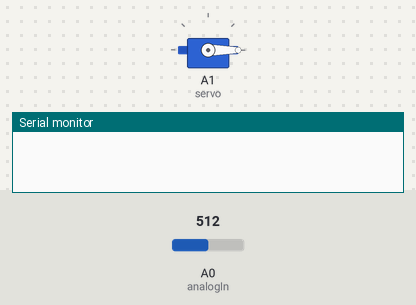
Bench run of a sketch on a simulated Arduino Uno, built with avr-gcc and run on an emulated ATmega328P. On the bench: servo, the last lines printed to the serial monitor. The inputs (shaded band) are chosen by the test bench; at power-on: A0 (analogIn) = 512.

Above: at 0.05 s.
At 1.35 s:
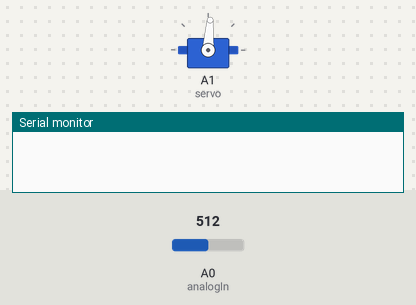
At 2.65 s:
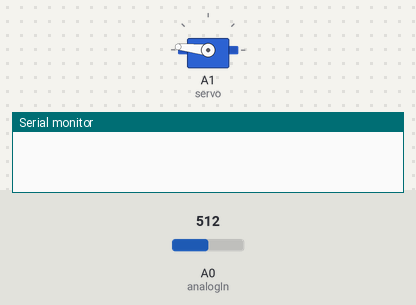
At 5.25 s:
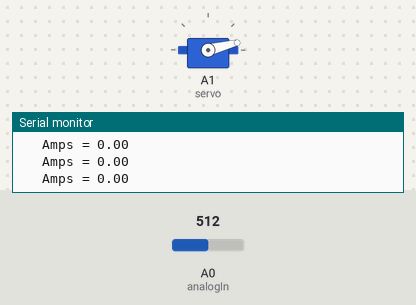
Timing chart, 0 to 7.0 s (numbered marks = the images above):
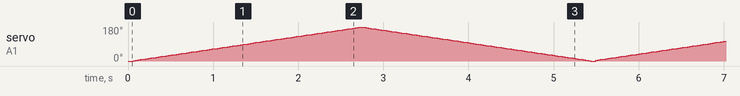

The sketch:

servo.ino
```cpp
#include <Servo.h> // подключаем библиотеку для работы с сервоприводом

Servo servo; // объявляем переменную servo типа "servo1"
const int analogIn = A0;
int mVperAmp = 185; // use 185 for 5A Module, 100 for 20A Module, 66 for 30A Module
int RawValue= 0;
int ACSoffset = 2500;
double Voltage = 0;
double Amps = 0;
int i;
uint32_t tmr1;
uint32_t tmr2;
uint32_t tmr3;
uint32_t tmr4;
bool flag;

void setup() {
   servo.attach(A1); // привязываем сервопривод к аналоговому выходу 11
   Serial.begin(9600);
}

void loop() {
    for (i = 0; i <= 180; i = i + 2) {
      if (millis() - tmr3 >= 30) {
        tmr3 = millis();
        servo.write(i);
      }
      else {
          i = i - 2;
        }
      if (i == 170){
        flag = true;
      }
    }
    if (flag == true) {
      for (i = 180; i >= 0; i = i - 2) {
        if (millis() - tmr4 >= 30) {
          tmr4 = millis();
          servo.write(i);
          if (i % 20 != 0) {
            RawValue = analogRead(analogIn);
            Voltage = (RawValue / 1024.0) * 5000; // Gets you mV
            Amps = ((Voltage - ACSoffset) / mVperAmp);
            Serial.print("\t Amps = ");
            Serial.println(Amps,2);
        }
        }
        else {
          i = i + 2;
        }
        if(i == 0){
          flag = false;
        }
      }
    }
}
```
